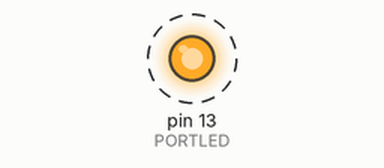
Simulated run of this sketch. Board: Arduino Uno, built with avr-gcc and run on an emulated ATmega328P. Shown: output pins drawn as LEDs (lit = HIGH). Dashed ring = blinking.

Above: at 0.5 s.
Timing chart, 0 to 4.6 s (numbered marks = the images above):
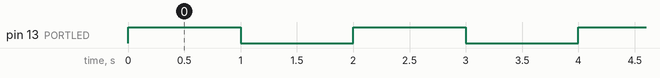

Measured:
- by itself, pin 13 (PORTLED): alternates HIGH for 1.0 s and LOW for 1.0 s

The sketch:

1.ino
```cpp
#define PORTLED 13

void setup() {
  // put your setup code here, to run once:
pinMode(PORTLED, OUTPUT);
}

void loop() {
  // put your main code here, to run repeatedly:
digitalWrite(PORTLED, HIGH);
delay(1000);
digitalWrite(PORTLED, LOW);
delay(1000);

}
```
